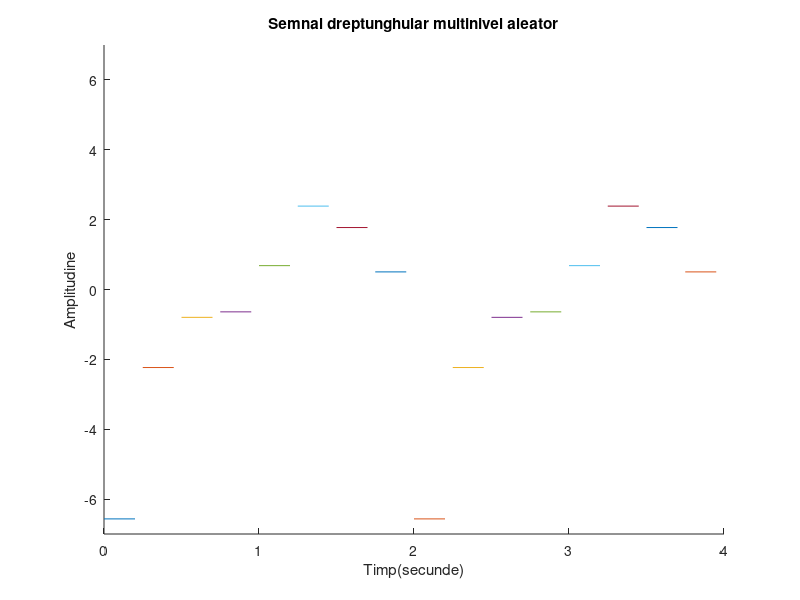

Write the MATLAB code that produced this figure.
hold on;
%folosesc aceasta intructiune pentru a afisa simultan 
%mai multe semnale pe grafic
%200ms
r1=rand(1);
r2=rand(1);
r3=rand(1);
r4=rand(1);
r5=rand(1);
r6=rand(1);
r7=rand(1);
r8=rand(1);
t1=0:.2:0.25;
t2=0.25:.2:0.5;
t3=0.5:.2:0.75;
t4=0.75:.2:1;
t5=1:.2:1.25;
t6=1.25:.2:1.5;
t7=1.5:.2:1.75;
t8=1.75:.2:2;
x1=-7*r1*square(8*pi*t1,100);
x2=-5*r2*square(8*pi*t2,100);
x3=-3*r3*square(8*pi*t3,100);
x4=-1*r4*square(8*pi*t4,100);
x5=1*r5*square(8*pi*t5,100);
x6=3*r6*square(8*pi*t6,100);
x7=5*r7*square(8*pi*t7,100);
x8=7*r8*square(8*pi*t8,100);
plot(t1,x1);
plot(t2,x2);
plot(t3,x3);
plot(t4,x4);
plot(t5,x5);
plot(t6,x6);
plot(t7,x7);
plot(t8,x8);
axis([0 4 -7 7]);
plot(2+t1,x1);
plot(2+t2,x2);
plot(2+t3,x3);
plot(2+t4,x4);
plot(2+t5,x5);
plot(2+t6,x6);
plot(2+t7,x7);
plot(2+t8,x8);
xlabel('Timp(secunde)')
ylabel('Amplitudine')
title('Semnal dreptunghular multinivel aleator')
